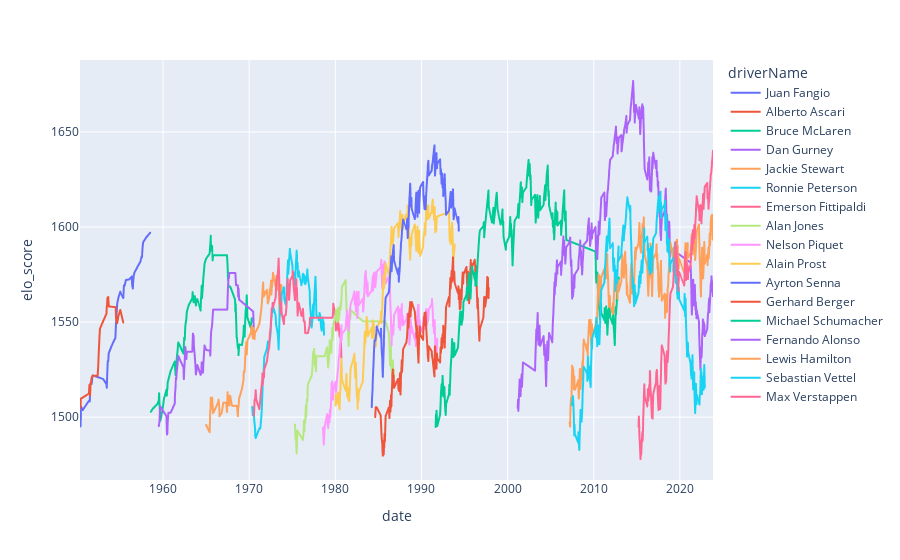

Here is the notebook cell this chart was saved with:
### Markdown cell above
## Data exploration

### Code cell
min_races = 2 * vis_df.groupby("year")["round"].nunique().sort_values().iloc[0] # 2x shortest season

gott_df = vis_df.sort_values(["year", "round", "elo_score"], ascending=[True, True, False]).drop_duplicates(["year", "round"])
gott_days = gott_df["driverId"].value_counts()
gott_drivers = set(gott_days[gott_days > min_races].index)
gott_df = vis_df[vis_df["driverId"].isin(gott_drivers)].sort_values(["year", "round"])

px.line(gott_df, x="date", y="elo_score", color="driverName")
